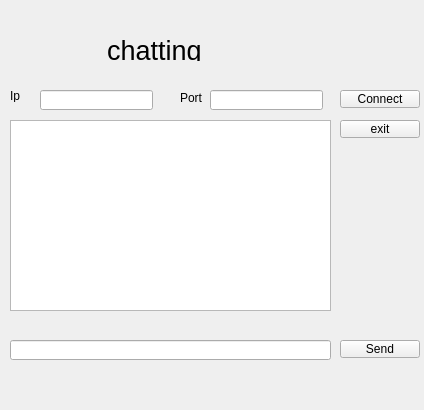
<?xml version="1.0" encoding="UTF-8"?>
<ui version="4.0">
 <class>Form</class>
 <widget class="QWidget" name="Form">
  <property name="geometry">
   <rect>
    <x>0</x>
    <y>0</y>
    <width>424</width>
    <height>410</height>
   </rect>
  </property>
  <property name="windowTitle">
   <string>Form</string>
  </property>
  <widget class="QLineEdit" name="lineEdit">
   <property name="geometry">
    <rect>
     <x>210</x>
     <y>90</y>
     <width>113</width>
     <height>20</height>
    </rect>
   </property>
  </widget>
  <widget class="QLineEdit" name="lineEdit_2">
   <property name="geometry">
    <rect>
     <x>40</x>
     <y>90</y>
     <width>113</width>
     <height>20</height>
    </rect>
   </property>
  </widget>
  <widget class="QTextEdit" name="textEdit">
   <property name="geometry">
    <rect>
     <x>10</x>
     <y>120</y>
     <width>321</width>
     <height>191</height>
    </rect>
   </property>
  </widget>
  <widget class="QLabel" name="label">
   <property name="geometry">
    <rect>
     <x>107</x>
     <y>40</y>
     <width>121</width>
     <height>21</height>
    </rect>
   </property>
   <property name="font">
    <font>
     <pointsize>20</pointsize>
    </font>
   </property>
   <property name="text">
    <string>chatting</string>
   </property>
  </widget>
  <widget class="QLabel" name="label_2">
   <property name="geometry">
    <rect>
     <x>10</x>
     <y>90</y>
     <width>38</width>
     <height>12</height>
    </rect>
   </property>
   <property name="text">
    <string>Ip</string>
   </property>
  </widget>
  <widget class="QLabel" name="label_3">
   <property name="geometry">
    <rect>
     <x>180</x>
     <y>90</y>
     <width>38</width>
     <height>16</height>
    </rect>
   </property>
   <property name="text">
    <string>Port</string>
   </property>
  </widget>
  <widget class="QPushButton" name="pushButton">
   <property name="geometry">
    <rect>
     <x>340</x>
     <y>90</y>
     <width>80</width>
     <height>18</height>
    </rect>
   </property>
   <property name="text">
    <string>Connect</string>
   </property>
  </widget>
  <widget class="QLineEdit" name="lineEdit_3">
   <property name="geometry">
    <rect>
     <x>10</x>
     <y>340</y>
     <width>321</width>
     <height>20</height>
    </rect>
   </property>
  </widget>
  <widget class="QPushButton" name="pushButton_2">
   <property name="geometry">
    <rect>
     <x>340</x>
     <y>340</y>
     <width>80</width>
     <height>18</height>
    </rect>
   </property>
   <property name="text">
    <string>Send</string>
   </property>
  </widget>
  <widget class="QPushButton" name="pushButton_3">
   <property name="geometry">
    <rect>
     <x>340</x>
     <y>120</y>
     <width>80</width>
     <height>18</height>
    </rect>
   </property>
   <property name="text">
    <string>exit</string>
   </property>
  </widget>
 </widget>
 <resources/>
 <connections/>
</ui>
